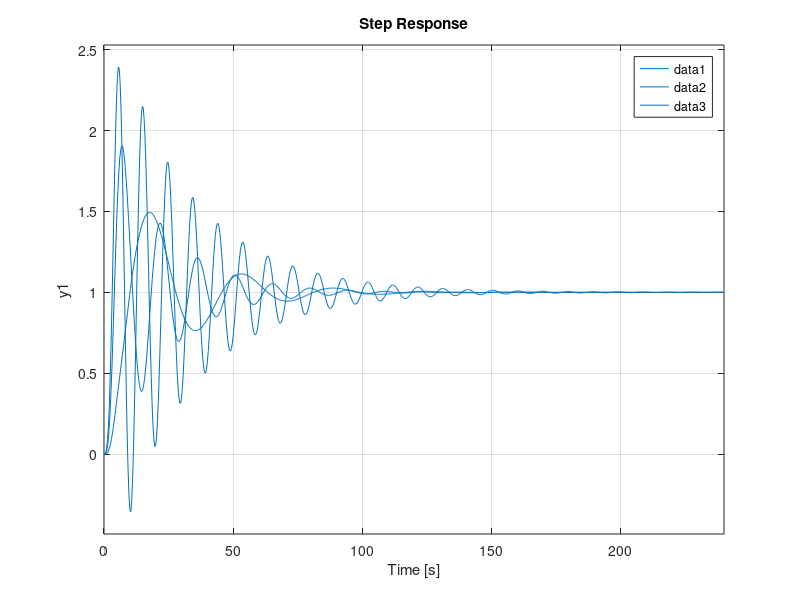
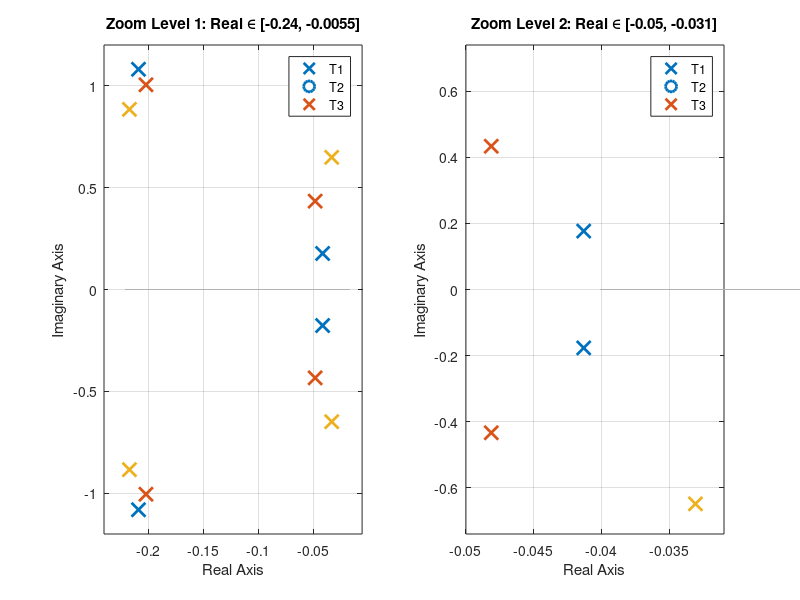

Recreate these plots in MATLAB, in order. (Note: this script raises an error after producing the figures.)
% part a is H(s) stable?

% Numerator and denominator of G_I(s)
num_GI = [5.1e-3 100 250];
den_GI = [5e5 2.5e5 6.4e5 4.9e4 0];

% Transfer function G_I(s)
G_I = tf(num_GI, den_GI);

% Multiply by s
s = tf('s');
H = s * G_I;

% Display result
poles_H = pole(H);
zeros_H = zero(H);

disp('Poles of H:');
disp(poles_H);

% part b
%impulse response: y(t) due to u(t) = delta(t)
figure;
impulse(H,91)
grid on; % Adds a grid to make it easier to read
title('Impulse Response of H(s) over 91 seconds');
hold off

%Part c
% Define the three controllers
P1 = 80;
P2 = 400;
P3 = 700;


% Calculate the closed-loop transfer functions T_i(s)
% T_i(s) = feedback(P_i * G_s, 1)
T1 = feedback(P1*G_I,1);
T2 = feedback(P2*G_I,1);
T3 = feedback(P3*G_I,1);

% Analyze stability by checking the poles
poles1 = pole(T1)
poles2 = pole(T2)
poles3 = pole(T3)


% question d)  generate the step response of the closed-loop transfer function.
step(T1,240)
hold on
step(T2,240)
hold on
step(T3,240)
legend
hold off
% Calculate final value (steady-state) for each closed-loop system
final_T1 = dcgain(T1)
final_T2 = dcgain(T2)
final_T3 = dcgain(T3)



% in question d) what value do they converge to What influence does increasing P have on the final value?
% They all converge to a final value of 1
% The influence of increase P can be seen that it increases amplitude


% question e
% Define T1, T2, and T3 (REQUIRED)

Real1Min = -0.24;
Real1Max = -0.0055; 
Imag1Min = -1.2;
Imag1Max = 1.2;

Real2Min = -0.05;
Real2Max = -0.031;
Imag2Min = -0.74;
Imag2Max = 0.74;

figure;

subplot(1, 2, 1);
pzmap(T1, T2, T3);
xlim([Real1Min, Real1Max]); 
ylim([Imag1Min, Imag1Max]);
title('Zoom Level 1: Real \in [-0.24, -0.0055]');
xlabel('Real Axis');
ylabel('Imaginary Axis');
grid on;
legend('T1', 'T2', 'T3', 'Location', 'best');

subplot(1, 2, 2);
pzmap(T1, T2, T3);
xlim([Real2Min, Real2Max]);
ylim([Imag2Min, Imag2Max]);
title('Zoom Level 2: Real \in [-0.05, -0.031]');
xlabel('Real Axis');
ylabel('Imaginary Axis');
grid on;
legend('T1', 'T2', 'T3', 'Location', 'best');

sgtitle('Pole-Zero Map Comparison of Two Zoom Levels');
hold off

% f) C(s) = 390s+ 360
%step response: y(t) due to u(t) = 1(t)

Cs = 390*s + 360;
Tf1 = feedback(Cs*G_I,1);

step(T2,79)
hold on 
step(Tf1,79)
legend
hold off


%g) 

% --- Analysis ---
S1 = stepinfo(Tf1);
D1 = damp(Tf1);
Poles_Tf1 = pole(Tf1);

S2 = stepinfo(T2);
D2 = damp(T2);
Poles_T2 = pole(T2);

% --- Display Results (You'll need to parse D1/D2 for specific poles/frequencies) ---
disp('System 1 Results:');
disp(['Final Value (DC Gain): ' num2str(dcgain(Tf1))]);
disp(['Settling Time: ' num2str(S1.SettlingTime)]);
disp('Closed-Loop Poles:'); disp(Poles_Tf1);

disp('System 2 Results:');
disp(['Final Value (DC Gain): ' num2str(dcgain(T2))]);
disp(['Settling Time: ' num2str(S2.SettlingTime)]);
disp('Closed-Loop Poles:'); disp(Poles_T2);
% For System 2, if complex poles exist, the imaginary part of Poles_T2 is omega_d.
% E.g., Omega_d_T2 = abs(imag(Poles_T2(1))); 

% --- Plotting ---
figure;
pzmap(Tf1, T2);
axis([-0.22, -0.025, -1.2, 1.2])
grid on;
legend('Poles/Zeros Tf1', 'Poles/Zeros T2'); 
title('Poles and Zeros of Tf1 and T2');